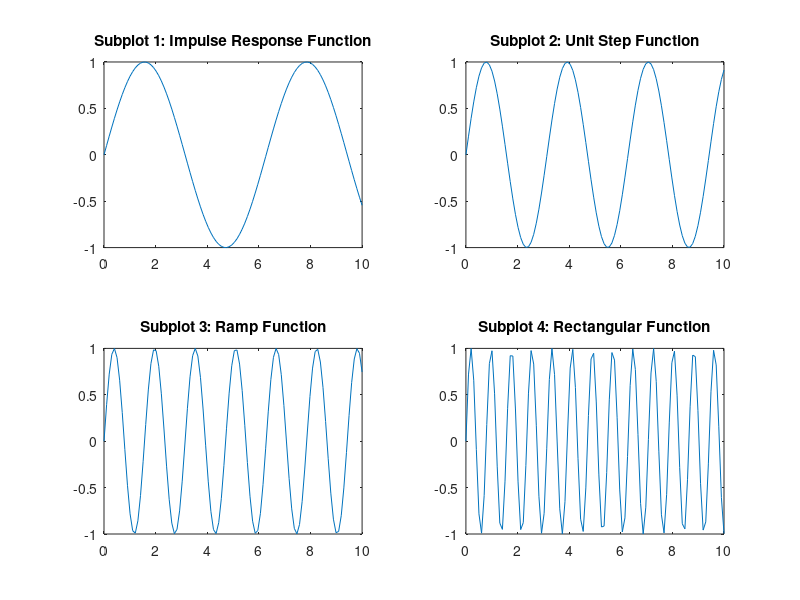

This figure's MATLAB source:
subplot(2,2,1)
x = linspace(0,10);
y1 = sin(x);
plot(x,y1)
title('Subplot 1: Impulse Response Function')

subplot(2,2,2)
y2 = sin(2*x);
plot(x,y2)
title('Subplot 2: Unit Step Function')

subplot(2,2,3)
y3 = sin(4*x);
plot(x,y3)
title('Subplot 3: Ramp Function')

subplot(2,2,4)
y4 = sin(8*x);
plot(x,y4)
title('Subplot 4: Rectangular Function')

